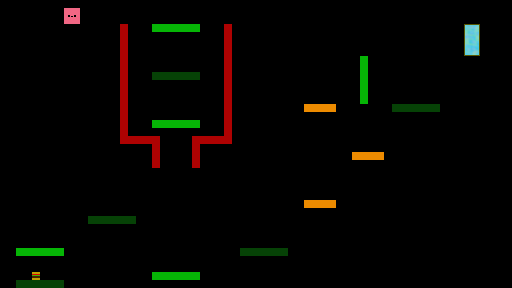

A 2D game scene composited from a Tiled map and its tileset images. What follows is a short description and the map's XML, with each tile layer's data collapsed to a summary:
An orthogonal 64x36 tile map with 8x8 px tiles, 8 tile layers (Heaven TerrainBlock, Hell TerrainBlock, Both LavaBlock, Both CrumblingBlock, ...), 2 tilesets.

<map version="1.0" orientation="orthogonal" width="64" height="36" tilewidth="8" tileheight="8">
 <tileset firstgid="1" name="tileset_new" tilewidth="8" tileheight="8">
  <image source="tileset_new.png" width="80" height="80" />
 </tileset>
 <tileset firstgid="101" name="tileset_new" tilewidth="8" tileheight="8">
  <image source="tileset_new.png" width="80" height="80" />
 </tileset>
 <layer name="Heaven TerrainBlock" width="64" height="36">
  <data>[2304 cells, 30 non-empty, 1 distinct tile ids]</data>
 </layer>
 <layer name="Hell TerrainBlock" width="64" height="36">
  <data>[2304 cells, 30 non-empty, 1 distinct tile ids]</data>
 </layer>
 <layer name="Both LavaBlock" width="64" height="36">
  <data>[2304 cells, 44 non-empty, 1 distinct tile ids]</data>
 </layer>
 <layer name="Both CrumblingBlock" width="64" height="36">
  <data>[2304 cells, 12 non-empty, 1 distinct tile ids]</data>
 </layer>
 <layer name="Both Star" width="64" height="36">
  <data>[2304 cells, 1 non-empty, 1 distinct tile ids]</data>
 </layer>
 <layer name="Both TerrainBlock" width="64" height="36">
  <data>[2304 cells, 12 non-empty, 1 distinct tile ids]</data>
 </layer>
 <layer name="Both Portal" width="64" height="36">
  <data>[2304 cells, 8 non-empty, 8 distinct tile ids]</data>
 </layer>
 <layer name="Both Player" width="64" height="36">
  <data>[2304 cells, 4 non-empty, 4 distinct tile ids]</data>
 </layer>
</map>
